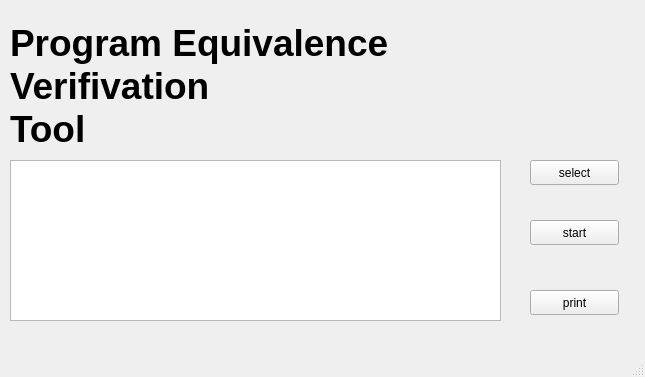
<?xml version="1.0" encoding="UTF-8"?>
<ui version="4.0">
 <class>MainWindow</class>
 <widget class="QMainWindow" name="MainWindow">
  <property name="geometry">
   <rect>
    <x>0</x>
    <y>0</y>
    <width>645</width>
    <height>377</height>
   </rect>
  </property>
  <property name="windowTitle">
   <string>MainWindow</string>
  </property>
  <widget class="QWidget" name="centralwidget">
   <widget class="QLabel" name="label">
    <property name="geometry">
     <rect>
      <x>10</x>
      <y>0</y>
      <width>461</width>
      <height>171</height>
     </rect>
    </property>
    <property name="font">
     <font>
      <pointsize>28</pointsize>
      <weight>75</weight>
      <bold>true</bold>
     </font>
    </property>
    <property name="text">
     <string>Program Equivalence 
Verifivation 
Tool</string>
    </property>
   </widget>
   <widget class="QPushButton" name="pushButton">
    <property name="geometry">
     <rect>
      <x>530</x>
      <y>220</y>
      <width>89</width>
      <height>25</height>
     </rect>
    </property>
    <property name="text">
     <string>start</string>
    </property>
   </widget>
   <widget class="QPushButton" name="pushButton_2">
    <property name="geometry">
     <rect>
      <x>530</x>
      <y>160</y>
      <width>89</width>
      <height>25</height>
     </rect>
    </property>
    <property name="text">
     <string>select</string>
    </property>
   </widget>
   <widget class="QListWidget" name="listWidget">
    <property name="geometry">
     <rect>
      <x>10</x>
      <y>160</y>
      <width>491</width>
      <height>161</height>
     </rect>
    </property>
   </widget>
   <widget class="QPushButton" name="pushButton_3">
    <property name="geometry">
     <rect>
      <x>530</x>
      <y>290</y>
      <width>89</width>
      <height>25</height>
     </rect>
    </property>
    <property name="text">
     <string>print</string>
    </property>
   </widget>
  </widget>
  <widget class="QMenuBar" name="menubar">
   <property name="geometry">
    <rect>
     <x>0</x>
     <y>0</y>
     <width>645</width>
     <height>22</height>
    </rect>
   </property>
  </widget>
  <widget class="QStatusBar" name="statusbar"/>
  <action name="actionimport">
   <property name="text">
    <string>import</string>
   </property>
  </action>
 </widget>
 <resources/>
 <connections/>
</ui>
